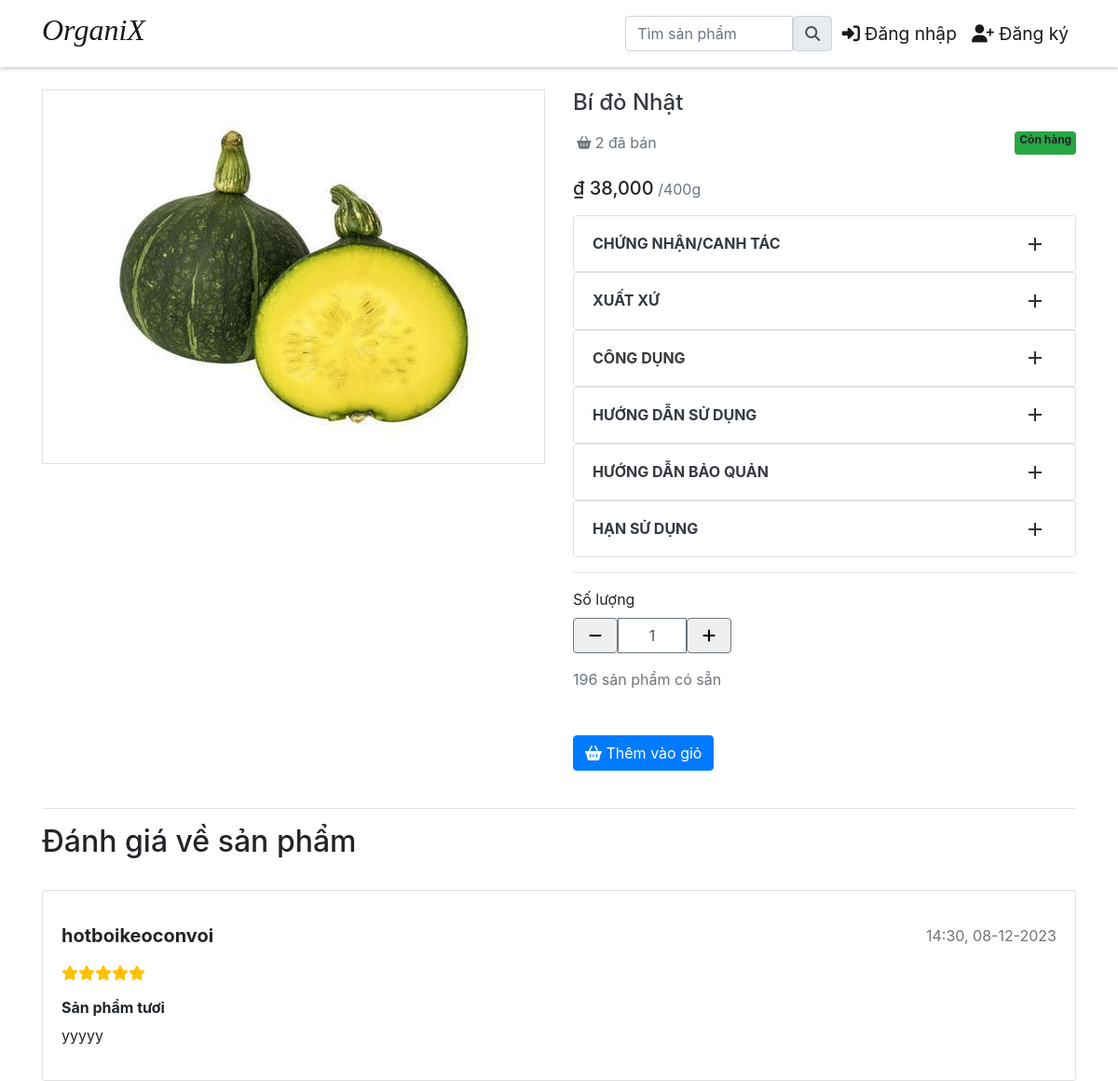
The app's page /store/rau-an-qua/bi-do-nhat with its own data.
### store/models/products.py (models this page shows, shortened)
class Product(models.Model):
	category = models.ForeignKey(Category, on_delete=models.CASCADE, default=1)
	slug = models.CharField(default='', max_length=150, null=False, blank=False)
	name = models.CharField(max_length=150, null=False, blank=False)
	unit = models.CharField(max_length=30, null=False, blank=False, default='sản phẩm')
	original_price = models.IntegerField(default=0, null=False, blank=False)
	sale_price = models.IntegerField(default=0, null=False, blank=False)
	stock = models.IntegerField(default=0,null=False, blank=False)
	image = models.ImageField(upload_to=get_file_path, null=True, blank=True)
	status = models.BooleanField(default=False, help_text="0=default, 1=Hidden")
	created_at = models.DateTimeField(auto_now_add=True)
	modified_at = models.DateTimeField(auto_now=True)

### store/models/reviewrating.py (models this page shows, shortened)
class ReviewRating(models.Model):
    product = models.ForeignKey(Product, on_delete=models.CASCADE)
    user = models.ForeignKey(Account, on_delete=models.CASCADE)
    order = models.ForeignKey(Order, on_delete=models.CASCADE)
    subject = models.CharField(max_length=100, blank=True)
    review = models.TextField(max_length=500, blank=True)
    rating = models.FloatField()
    status = models.BooleanField(default=True)
    created_at = models.DateTimeField(auto_now_add=True)
    updated_at = models.DateTimeField(auto_now=True)

### accounts/models.py (models this page shows, shortened)
class Account(AbstractBaseUser):
    name = models.CharField(max_length=50)
    email = models.EmailField(max_length=100, unique=True)
    phone = models.CharField(max_length=10)
    gender = models.CharField(max_length=15, choices = Gender.choices, default = Gender.not_specified)
    date_joined = models.DateTimeField(auto_now_add=True)
    last_login = models.DateTimeField(auto_now_add=True)
    is_admin = models.BooleanField(default=False)
    is_staff = models.BooleanField(default=False)
    is_active = models.BooleanField(default=False)
    is_superadmin = models.BooleanField(default=False)
    USERNAME_FIELD = 'email'    # Trường quyêt định khi login
    REQUIRED_FIELDS = ['name']    # Các trường yêu cầu khi đk tài khoản (mặc định đã có email), mặc định có password
    objects = MyAccountManager()

### store/views/home.py (the view)
# urls.py: path('store/<str:cate_slug>/<str:prod_slug>', product_detail, name='product_detail'),
def product_detail(request, cate_slug, prod_slug):
    if(Category.objects.filter(slug = cate_slug, status = 0)):
        if(Product.objects.filter(slug = prod_slug, status = 0)):
            product = Product.objects.filter(slug = prod_slug, status = 0).first()
            ordered = OrderItem.objects.filter(product = product)
            ordered_quantity = 0
            for i in ordered:
                if i.order.status == 'Hoàn thành':
                    ordered_quantity += i.quantity
            description = Description.objects.filter(product = product).first()
            reviews = ReviewRating.objects.filter(product = product, status = True)
            data = {'product': product, 'ordered_quantity': ordered_quantity, 'description': description, 'reviews': reviews}
        else:
            HttpResponse('Không tìm thấy sản phẩm')
            return redirect('store')
    else:
        HttpResponse('Không tìm thấy loại mặt hàng')
        return redirect('store')
    return render(request, 'product_detail.html', data)

### store/templatetags/custom_filter.py (called while the page is built)
@register.filter(name='currency')
def currency(number):
    return "₫"+str('{:20,}'.format(number))

### store/templatetags/order.py (called while the page is built)
@register.filter(name='order_date')
def order_date(date):
    return date.strftime("%H:%M, %d-%m-%Y")

### templates/product_detail.html (shortened to what this page needs)
{% extends 'base.html' %}
{% block content %}
{% load custom_filter %}
{% load order %}
{% load tz %}
{% load static %}
<link rel="stylesheet" href="{% static 'css/custom/product_detail.css' %}">
<div class="container">
  <div class="row gx-5 product_data mt-4">
    <aside class="col-lg-6">
      <div class="border rounded-4 mb-3 d-flex justify-content-center">
        <a data-fslightbox="mygalley" class="rounded-4" target="_blank" data-type="image" href="{{product.image.url}}">
          <img style="max-width: 100%; max-height: 100vh; margin: auto;" class="rounded-4 fit"
            src="{{product.image.url}}" />
        </a>
      </div>
    </aside>
    <div class="col-lg-6">
      <div class="ps-lg-3">
        <h4 class="title text-dark ">
          {{product.name}}
        </h4>
        <div class="d-flex flex-row my-3">
          <span class="text-muted"><i class="fas fa-shopping-basket fa-sm mx-1"></i>{{ordered_quantity}} đã bán</span>
          {% if product.stock > 0 %}
          <label class="badge bg-success">Còn hàng</label>
          {% else %}
          <label class="badge bg-danger">Hết hàng</label>
          {% endif %}
        </div>
        <div class="mb-3">
          <span class="h5">{{product.sale_price|currency }}</span>
          <span class="text-muted">/{{product.unit}}</span>
        </div>
        <div class="row">
          <div class="col-lg-12 mx-auto">
            <div id="accordionExample" class="accordion shadow">
              <div class="card">
                <div id="headingOne" class="card-header bg-white shadow-sm border-0">
                  <h6 class="mb-0 font-weight-bold"><a href="#" data-toggle="collapse" data-target="#collapseOne"
                      aria-expanded="false" aria-controls="collapseOne"
                      class="d-block position-relative text-dark text-uppercase collapsible-link py-2">Chứng nhận/Canh
                      tác</a></h6>
                </div>
              </div>
              <div class="card">
                <div id="headingTwo" class="card-header bg-white shadow-sm border-0">
                  <h6 class="mb-0 font-weight-bold"><a href="#" data-toggle="collapse" data-target="#collapseTwo"
                      aria-expanded="false" aria-controls="collapseTwo"
                      class="d-block position-relative collapsed text-dark text-uppercase collapsible-link py-2">Xuất
                      xứ</a></h6>
                </div>
              </div>
              <div class="card">
                <div id="headingThree" class="card-header bg-white shadow-sm border-0">
                  <h6 class="mb-0 font-weight-bold"><a href="#" data-toggle="collapse" data-target="#collapseThree"
                      aria-expanded="false" aria-controls="collapseThree"
                      class="d-block position-relative collapsed text-dark text-uppercase collapsible-link py-2">Công
                      dụng</a></h6>
                </div>
              </div>
              <div class="card">
                <div id="headingFour" class="card-header bg-white shadow-sm border-0">
                  <h6 class="mb-0 font-weight-bold"><a href="#" data-toggle="collapse" data-target="#collapseFour"
                      aria-expanded="false" aria-controls="collapseFour"
                      class="d-block position-relative collapsed text-dark text-uppercase collapsible-link py-2">Hướng
                      dẫn sử dụng</a></h6>
                </div>
              </div>
              <div class="card">
                <div id="headingFive" class="card-header bg-white shadow-sm border-0">
                  <h6 class="mb-0 font-weight-bold"><a href="#" data-toggle="collapse" data-target="#collapseFive"
                      aria-expanded="false" aria-controls="collapseFive"
                      class="d-block position-relative collapsed text-dark text-uppercase collapsible-link py-2">Hướng
                      dẫn bảo quản</a></h6>
                </div>
              </div>
              <div class="card">
                <div id="headingSix" class="card-header bg-white shadow-sm border-0">
                  <h6 class="mb-0 font-weight-bold"><a href="#" data-toggle="collapse" data-target="#collapseSix"
                      aria-expanded="false" aria-controls="collapseSix"
                      class="d-block position-relative collapsed text-dark text-uppercase collapsible-link py-2">Hạn sử
                      dụng</a></h6>
                </div>
              </div>
            </div>
          </div>
        </div>
      </div>
      <hr />
      <div class="row mb-4 ">
        <div class="col-md-4 col-6 mb-3 ">
          <label class="mb-2 d-block">Số lượng</label>
          <div class="input-group mb-3" style="width: 170px;">
            <button class="btn btn-white border border-secondary px-3 decrement-btn" type="button" id="decrement-btn"
              data-mdb-ripple-color="dark">
              <i class="fa-solid fa-minus"></i>
            </button>
            <input type="text" class="form-control text-center border border-secondary" id="qty-input" value="1">
            <button class="btn btn-white border border-secondary px-3 increment-btn" type="button" id="increment-btn"
              data-mdb-ripple-color="dark">
              <i class="fa-solid fa-plus"></i>
            </button>
          </div>
          <label class="text-muted">{{ product.stock }} sản phẩm có sẵn</label>
        </div>
      </div>
      {% if user.is_authenticated %}
      <a class="btn btn-primary shadow-0" id="addToCart-btn"> <i class="me-1 fa fa-shopping-basket"></i> Thêm vào giỏ
      </a>
      {% else %}
      <button onclick="location.href='{% url 'login' %}'" class="btn btn-primary shadow-0"> <i
          class="me-1 fa fa-shopping-basket"></i> Thêm vào giỏ
      </button>
      {% endif %}
    </div>
  </div>
  <br>
  <hr>
  <header class="section-heading">
    <h2>Đánh giá về sản phẩm</h2>
  </header>
  <br>
</div>
{% for review in reviews %}
<div class="container">
  <div class="card">
    <div class="card-body">
      <div class="row">
        <div class="col-md-12">
          <p>
            <p class="date text-muted float-md-right">{{ review.updated_at|localtime|order_date }}</p>
            <h5><strong>{{ review.user.name }}</strong></h5>
          </p>
          <p>
            <span class="float-left">{% if review.rating >= 1 %}<i class="text-warning fa fa-star"></i>{% endif %}</span>
            <span class="float-left">{% if review.rating >= 2 %}<i class="text-warning fa fa-star"></i>{% endif %}</span>
            <span class="float-left">{% if review.rating >= 3 %}<i class="text-warning fa fa-star"></i>{% endif %}</span>
            <span class="float-left">{% if review.rating >= 4 %}<i class="text-warning fa fa-star"></i>{% endif %}</span>
            <span class="float-left">{% if review.rating >= 5 %}<i class="text-warning fa fa-star"></i>{% endif %}</span>
          </p>
          <br>
          <p>
            <h6 class="float-left" href="#"><strong>{{ review.subject }}</strong></h6>
          </p>
          <div class="clearfix"></div>
          <p>{{ review.review }}</p>
        </div>
      </div>
    </div>
  </div>
</div>
{% endfor %}
{% endblock content %}

### static/css/custom/product_detail.css (style rules this page uses)
.collapsible-link::before { content: ''; width: 14px; height: 2px; background: #333; position: absolute; top: calc(50% - 1px); right: 1rem; display: block; transition: all 0.3s; }
.collapsible-link::after { content: ''; width: 2px; height: 14px; background: #333; position: absolute; top: calc(50% - 7px); right: calc(1rem + 6px); display: block; transition: all 0.3s; }

### records on screen
Product: image (picture), name "Bí đỏ Nhật", sale_price "₫ 38,000", unit "400g", stock "196"
ReviewRating: updated_at|order_date "14:30, 08-12-2023", user.name "hotboikeoconvoi", subject "Sản phẩm tươi", review "yyyyy"

### other values on screen
{{ ordered_quantity }} "2"
